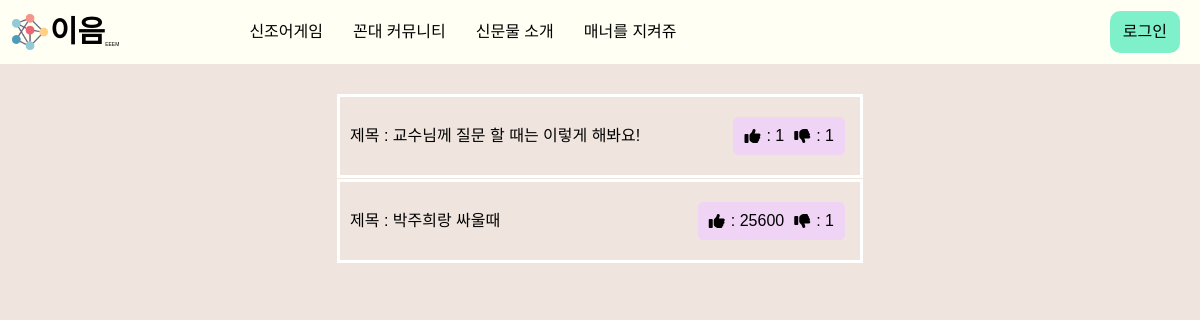
Before: /manner/ with the older database file.
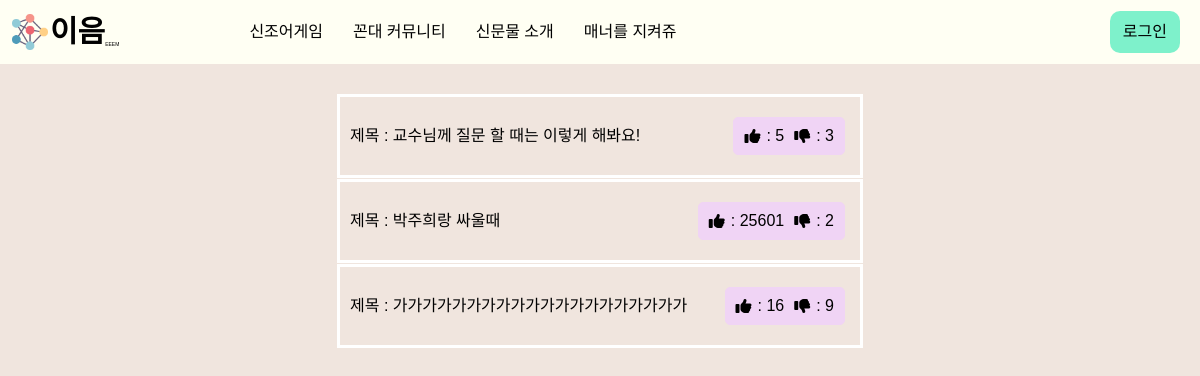
After: the same page with the newer database file.
### main/models.py (models this page shows)
class manner(models.Model):
    text = models.CharField(max_length=20)
    like = models.IntegerField()
    dis_like = models.IntegerField()
    hashtag_me = models.CharField(max_length=20)
    hashtag_you = models.CharField(max_length=20)
    hashtag_situation = models.CharField(max_length=500)

### main/views.py (the view)
# urls.py: path('manner/', views.manners, name="manner"),
def manners(request):
    manner_alltext = manner.objects.all()
    return render(request, "manner.html", {'manner': manner_alltext})

### main/templates/manner.html (shortened to what this page needs)
{% extends 'base.html' %}{% load static %} {% block content %}
<link rel="stylesheet" href='{% static "css/manner.css" %}'>
<body>
  <main class="main__screen">
  {% for m in manner.all %}
    <a class="manner__box" href="{%url 'mannersDetail' m.id %}">
      <div class="manner__text">
        제목 : {{m.text}}
      </div>
      <div class="mannerthumbs">
        <i class="fas fa-thumbs-up"></i>: {{m.like}}
        <i class="fas fa-thumbs-down"></i>: {{m.dis_like}}
      </div>
    </a>
  {% endfor %}
  </main>
</body>
</html>
{% endblock %}

### gyeongsoton/templates/base.html (shortened to what this page needs)
<!DOCTYPE html>
<html lang="ko">
{% load static %}
<head>
  <link rel="stylesheet" href='{% static "css/navbar.css" %}'>
  <link rel="stylesheet" href='{% static "css/reset.css" %}'>
</head>
<body>
  <nav class="navbar">
    <a class="navbar-brand" href="{%url 'home' %}">
      <img src="{% static 'img/logo.png' %}" style="height: 40px; width: 40px; margin-left: 10px;">
      <div style="font-size: 30px;"><strong>이음</strong>
        <span>EEEM</span>
      </div>
    </a>
    <ul class="navbar__buttons">
      <li class="nav-item">
        <a class="nav-link" href="{%url 'newterms' %}">신조어게임</a>
      </li>
      <li class="nav-item">
        <a class="nav-link" href="{%url 'community' %}">꼰대 커뮤니티</a>
      </li>
      <li class="nav-item">
        <a class="nav-link" href="{%url 'trend' %}">신문물 소개</a>
      </li>
      <li class="nav-item">
        <a class="nav-link" href="{%url 'manner' %}">매너를 지켜쥬</a>
      </li>
      </ul>
    <a class="login__btn" href="#">
      <span>로그인</span>
    </a>
  </nav>
{% block content %} {% endblock %}
</body>
</html>

### main/static/css/navbar.css (style rules this page uses)
.navbar { background-color: #FFFFF3; display: flex; align-items: center; height: 8vh; }
.navbar__buttons { display: flex; align-items: center; justify-content: space-around; }
.nav-item { width: auto; height: 20px; margin-left: 30px; display: flex; justify-content: center; align-items: center; }
.navbar-brand { display: flex; align-items: center; justify-content: center; margin-right: 100px; }
.navbar-brand span:last-child { font-size: 5px; }
.nav-link { color: white; }
.navbar-brand div { display: flex; justify-content: center; align-items: flex-end; }
.login__btn { position: absolute; right: 20px; height: auto; width: auto; border-radius: 10px; padding: 13px; background-color: rgb(126, 241, 203) }

### main/static/css/manner.css (style rules this page uses)
.manner__box { padding: 20px 10px; width: 500px; height: auto; border: 3px solid white; display: flex; justify-content: space-between; align-items: center; margin-bottom: 1px; }
.main__screen { margin-top: 30px; display: flex; flex-direction: column; align-items: center; }
.mannerthumbs { display: flex; align-items: center; justify-content: center; width: auto; height: auto; border: 1px solid rgb(240, 212, 245); border-radius: 5px; background-color: rgb(240, 212, 245); padding: 10px; margin: 0px 5px; cursor: pointer; margin-left: 30px; color: black; }
.mannerthumbs i { margin-right: 6px; }
.mannerthumbs i:last-child { margin-left: 10px; }

### gyeongsoton/templates/base.html (style rules this page uses)
a:link { color: black; text-decoration: none; }

Changed rows visible on the page:
changed manner "교수님께 질문 할 때는 이렇게 해봐요!": like "1" → "5"; dis_like "1" → "3"
changed manner "박주희랑 싸울때": like "25600" → "25601"; dis_like "1" → "2"
added manner: text "가가가가가가가가가가가가가가가가가가가가", like "16", dis_like "9"
